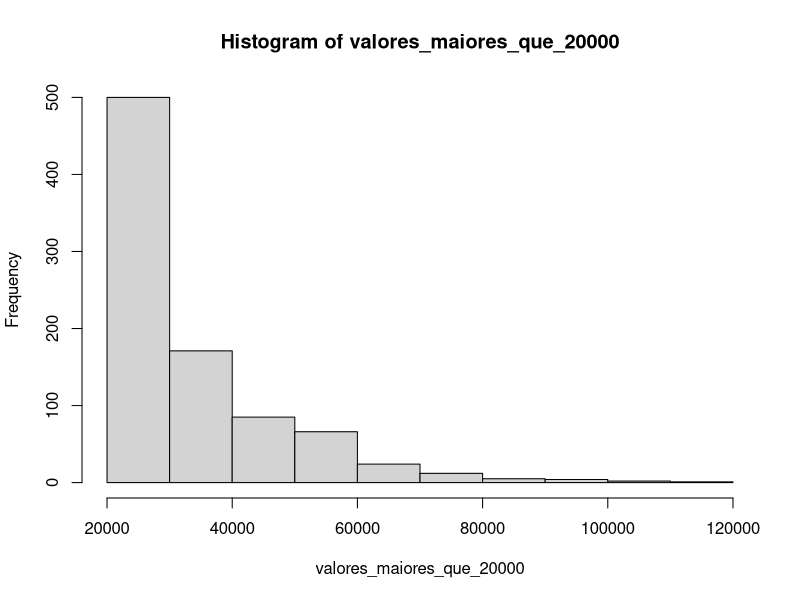

Write R code to recreate this figure.

gastos = read.csv("R Intro/gastos.csv");

valores_maiores_que_20000 = gastos$valor[gastos$valor > 20000]

hist(valores_maiores_que_20000)

#gastos_10 = gastos[1:10,]
#gastos_10

gastos_ordenados_por_valor = tail(gastos[order(gastos$valor),], n=5)
gastos_ordenados_por_valor

gastos_ordenados_por_valor[1:5,4,]

descricoes_dos_maiores_gastos = gastos_ordenados_por_valor[1:5,4,]

write.table(descricoes_dos_maiores_gastos,"out.txt")
